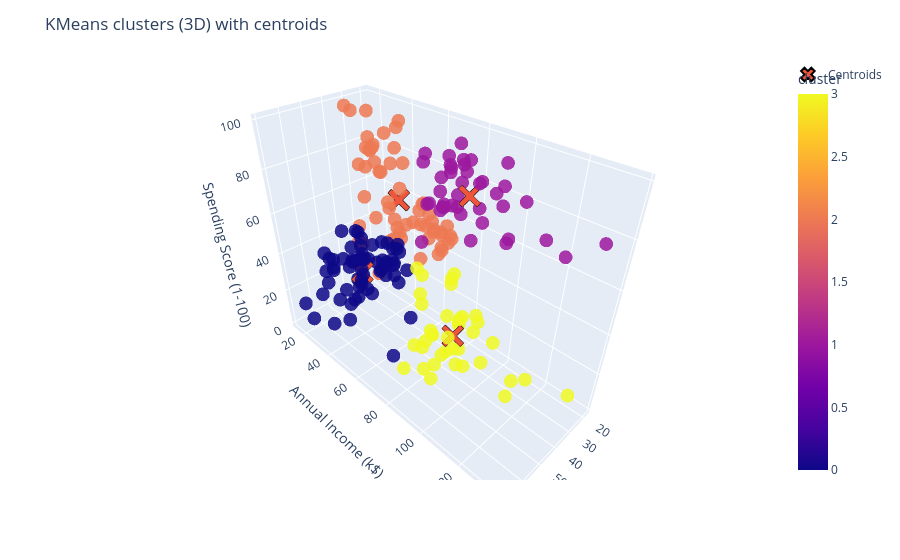

Notebook source saved alongside this figure:
### Code cell
import plotly.graph_objects as go
import plotly.express as px

# Points
fig = px.scatter_3d(
    pd.DataFrame(X_orig, columns=num_cols).assign(cluster=labels),
    x=num_cols[0], y=num_cols[1], z=num_cols[2],
    color="cluster",
    opacity=0.85
)

# Centroids (in original units)
fig.add_trace(go.Scatter3d(
    x=centers_orig[:, 0], y=centers_orig[:, 1], z=centers_orig[:, 2],
    mode='markers',
    marker=dict(size=8, symbol='x', line=dict(width=2, color='black')),
    name='Centroids'
))

fig.update_layout(
    title="KMeans clusters (3D) with centroids",
    scene=dict(
        xaxis_title=num_cols[0],
        yaxis_title=num_cols[1],
        zaxis_title=num_cols[2],
    ),
    legend=dict(itemsizing="constant")
)

fig.show()
fig.write_html("clusters_3d.html", include_plotlyjs="cdn")

### Figure 1 — Plotly figure (JSON) as saved in the notebook; plotly's stock layout.template omitted (floating-point values rounded to 4 significant figures; data arrays with more than 128 entries replaced by an {"elided": "..."} marker saying what was removed)
{"data": [{"hovertemplate": "Age=%{x}<br>Annual Income (k$)=%{y}<br>Spending Score (1-100)=%{z}<br>cluster=%{marker.color}<extra></extra>", "legendgroup": "", "marker": {"color": {"elided": "200 int values"}, "coloraxis": "coloraxis", "opacity": 0.85, "symbol": "circle"}, "mode": "markers", "name": "", "scene": "scene", "showlegend": false, "type": "scatter3d", "x": {"elided": "200 int values"}, "y": {"elided": "200 int values"}, "z": {"elided": "200 int values"}}, {"marker": {"line": {"color": "black", "width": 2}, "size": 8, "symbol": "x"}, "mode": "markers", "name": "Centroids", "type": "scatter3d", "x": [53.98, 32.88, 25.44, 39.37], "y": [47.71, 86.1, 40.0, 86.5], "z": [39.97, 81.53, 60.3, 19.58]}], "layout": {"coloraxis": {"colorbar": {"title": {"text": "cluster"}}, "colorscale": [[0, "#0d0887"], [0.1111, "#46039f"], [0.2222, "#7201a8"], [0.3333, "#9c179e"], [0.4444, "#bd3786"], [0.5556, "#d8576b"], [0.6667, "#ed7953"], [0.7778, "#fb9f3a"], [0.8889, "#fdca26"], [1, "#f0f921"]]}, "legend": {"itemsizing": "constant", "tracegroupgap": 0}, "margin": {"t": 60}, "scene": {"domain": {"x": [0, 1], "y": [0, 1]}, "xaxis": {"title": {"text": "Age"}}, "yaxis": {"title": {"text": "Annual Income (k$)"}}, "zaxis": {"title": {"text": "Spending Score (1-100)"}}}, "title": {"text": "KMeans clusters (3D) with centroids"}}}
